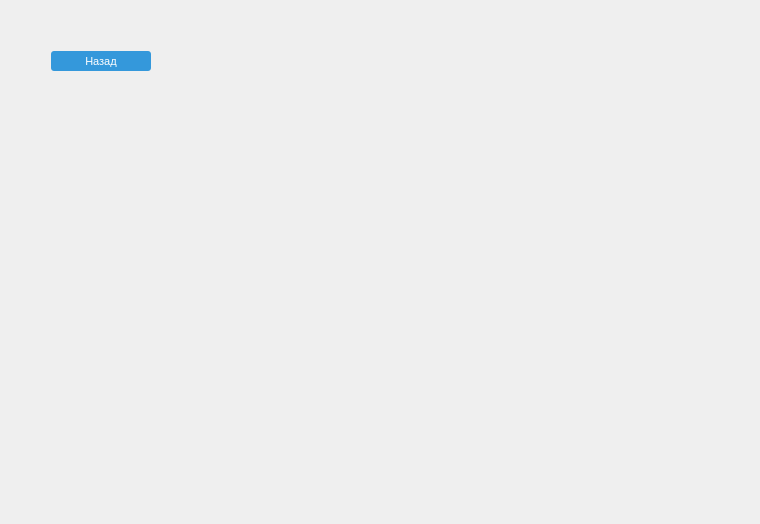
<?xml version="1.0" encoding="UTF-8"?>
<ui version="4.0">
 <class>GroupSelection</class>
 <widget class="QWidget" name="GroupSelection">
  <property name="geometry">
   <rect>
    <x>0</x>
    <y>0</y>
    <width>760</width>
    <height>524</height>
   </rect>
  </property>
  <property name="windowTitle">
   <string>Form</string>
  </property>
  <layout class="QVBoxLayout" name="verticalLayout_2">
   <item>
    <spacer name="verticalSpacer">
     <property name="orientation">
      <enum>Qt::Vertical</enum>
     </property>
     <property name="sizeType">
      <enum>QSizePolicy::Fixed</enum>
     </property>
     <property name="sizeHint" stdset="0">
      <size>
       <width>20</width>
       <height>40</height>
      </size>
     </property>
    </spacer>
   </item>
   <item>
    <layout class="QVBoxLayout" name="verticalLayout">
     <item>
      <layout class="QHBoxLayout" name="horizontalLayout_2">
       <item>
        <spacer name="horizontalSpacer_4">
         <property name="orientation">
          <enum>Qt::Horizontal</enum>
         </property>
         <property name="sizeType">
          <enum>QSizePolicy::Fixed</enum>
         </property>
         <property name="sizeHint" stdset="0">
          <size>
           <width>40</width>
           <height>20</height>
          </size>
         </property>
        </spacer>
       </item>
       <item>
        <widget class="QPushButton" name="back_to_subjects">
         <property name="sizePolicy">
          <sizepolicy hsizetype="Preferred" vsizetype="Minimum">
           <horstretch>0</horstretch>
           <verstretch>0</verstretch>
          </sizepolicy>
         </property>
         <property name="minimumSize">
          <size>
           <width>20</width>
           <height>20</height>
          </size>
         </property>
         <property name="maximumSize">
          <size>
           <width>16777215</width>
           <height>20</height>
          </size>
         </property>
         <property name="font">
          <font>
           <pointsize>8</pointsize>
          </font>
         </property>
         <property name="styleSheet">
          <string notr="true">QPushButton {
    background: none repeat scroll 0 0 #3498db;
    border: 0 none;
    color: white;
    width: 100%;
    border-radius: 3px;
}

QPushButton:hover {
    border: 2px solid gray;
}</string>
         </property>
         <property name="text">
          <string>Назад</string>
         </property>
        </widget>
       </item>
       <item>
        <spacer name="horizontalSpacer_3">
         <property name="orientation">
          <enum>Qt::Horizontal</enum>
         </property>
         <property name="sizeType">
          <enum>QSizePolicy::Expanding</enum>
         </property>
         <property name="sizeHint" stdset="0">
          <size>
           <width>1</width>
           <height>20</height>
          </size>
         </property>
        </spacer>
       </item>
      </layout>
     </item>
     <item>
      <layout class="QHBoxLayout" name="horizontalLayout">
       <item>
        <spacer name="horizontalSpacer">
         <property name="orientation">
          <enum>Qt::Horizontal</enum>
         </property>
         <property name="sizeType">
          <enum>QSizePolicy::Fixed</enum>
         </property>
         <property name="sizeHint" stdset="0">
          <size>
           <width>40</width>
           <height>20</height>
          </size>
         </property>
        </spacer>
       </item>
       <item>
        <widget class="NonClickableTableWidget" name="groups_table">
         <property name="font">
          <font>
           <pointsize>9</pointsize>
          </font>
         </property>
         <property name="styleSheet">
          <string notr="true">background-color: transparent;</string>
         </property>
        </widget>
       </item>
       <item>
        <spacer name="horizontalSpacer_2">
         <property name="orientation">
          <enum>Qt::Horizontal</enum>
         </property>
         <property name="sizeType">
          <enum>QSizePolicy::Fixed</enum>
         </property>
         <property name="sizeHint" stdset="0">
          <size>
           <width>40</width>
           <height>20</height>
          </size>
         </property>
        </spacer>
       </item>
      </layout>
     </item>
    </layout>
   </item>
   <item>
    <spacer name="verticalSpacer_2">
     <property name="orientation">
      <enum>Qt::Vertical</enum>
     </property>
     <property name="sizeType">
      <enum>QSizePolicy::Fixed</enum>
     </property>
     <property name="sizeHint" stdset="0">
      <size>
       <width>20</width>
       <height>40</height>
      </size>
     </property>
    </spacer>
   </item>
  </layout>
 </widget>
 <customwidgets>
  <customwidget>
   <class>NonClickableTableWidget</class>
   <extends>QTableWidget</extends>
   <header>tables_stuff/nonclickabletablewidget.h</header>
  </customwidget>
 </customwidgets>
 <resources/>
 <connections/>
</ui>
